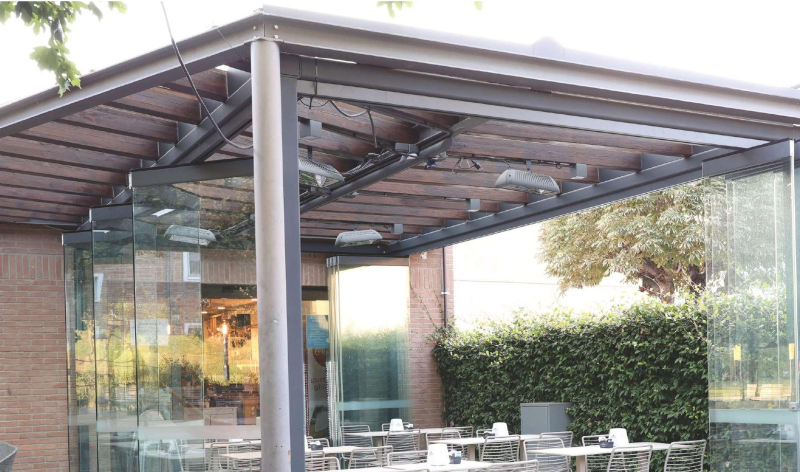
#> input picture assets/img/cataloghi/lead-1600.jpg, 1600 x 944 px, given in place of vetrate-cortile.png, which was not available (shown at 1/2 size)
$ python make_finals.py ../assets/img/cataloghi ../assets/img/cataloghi/lead-1781.jpg
#> lines starting #> are read from the running program, lines starting #| are printed output that depends on the picture
"""Crop masters + encode site finals (AVIF/WebP/JPEG at responsive widths).

usage: python make_finals.py <masters-dir> <img-root> [--verify-only]
Writes <img-root>/<area>/<name>-<w>.{avif,webp,jpg} plus a _finals-verify.png montage
of the cropped sources so framing can be checked before/after encoding.
"""
import sys
from pathlib import Path

import pillow_avif  # noqa: F401  (registers AVIF codec)
from PIL import Image, ImageDraw

# name -> (master, crop (l, t, r, b) relative or None)
CROPS = {
    "hero-cortile": ("vetrate-cortile", (0.00, 0.00, 0.775, 0.79)),
    "row-porte": ("porte-bianche", (0.03, 0.045, 0.97, 0.555)),
    "row-serramenti": ("pvc-camino", (0.02, 0.02, 0.98, 0.98)),
    "row-vetrate": ("vetrate-notte", (0.00, 0.00, 0.655, 0.84)),
    "row-pedana": ("pedana-flyer", (0.045, 0.165, 0.955, 0.60)),
    "row-pergole": ("vetrate-pergola", (0.00, 0.25, 0.615, 1.00)),
    "row-piscine": ("vetrate-piscina", (0.00, 0.00, 0.63, 0.80)),
    "essenze": ("materica-essenze", (0.00, 0.00, 0.50, 1.00)),
    "tramonto-wide": ("vetrate-tramonto", (0.00, 0.00, 0.60, 0.80)),
    "c-collezione-2025": ("collezione2025-ral", None),
    "c-porte-interni": ("porte-scena", None),
    "c-filomuro": ("filomuro-cover", None),
    "c-materica": ("materica-salotto", (0.03, 0.00, 0.58, 0.965)),
    "c-loft-lumina": ("loftlumina-cover", None),
    "c-rei": ("rei-cover", (0.00, 0.00, 1.00, 0.845)),
    "c-tagliafuoco": ("tagliafuoco-p6", (0.015, 0.115, 0.50, 0.52)),
    "c-pvc": ("pvc-cover", None),
    "c-vetrate": ("vetrate-tramonto", (0.03, 0.00, 0.55, 0.80)),
    "c-pedana": ("pedana-flyer", (0.28, 0.15, 0.72, 0.60)),
    "c-controtelai": ("controtelai-cover", None),
    "logo": ("pvc-cover", (0.10, 0.02, 0.60, 0.14)),
}

# name -> (area-dir, widths)
OUT = {
    "hero-cortile": ("home", [480, 960, 1600]),
    "essenze": ("home", [480, 960, 1600]),
    "tramonto-wide": ("home", [480, 960, 1600]),
    "row-porte": ("prodotti", [480, 960]),
    "row-serramenti": ("prodotti", [480, 960]),
    "row-vetrate": ("prodotti", [480, 960]),
    "row-pedana": ("prodotti", [480, 960]),
    "row-pergole": ("prodotti", [480, 960]),
    "row-piscine": ("prodotti", [480, 960]),
    "c-collezione-2025": ("cataloghi/covers", [480, 960]),
    "c-porte-interni": ("cataloghi/covers", [480, 960]),
    "c-filomuro": ("cataloghi/covers", [480, 960]),
    "c-materica": ("cataloghi/covers", [480, 960]),
    "c-loft-lumina": ("cataloghi/covers", [480, 960]),
    "c-rei": ("cataloghi/covers", [480, 960]),
    "c-tagliafuoco": ("cataloghi/covers", [480, 960]),
    "c-pvc": ("cataloghi/covers", [480, 960]),
    "c-vetrate": ("cataloghi/covers", [480, 960]),
    "c-pedana": ("cataloghi/covers", [480, 960]),
    "c-controtelai": ("cataloghi/covers", [480, 960]),
    "logo": ("", [600]),
}

def main(masters: Path, img_root: Path, verify_only: bool):
#> called with verify_only = False
    cropped = {}
    for name, (master, crop) in CROPS.items():
        im = Image.open(masters / f"{master}.png").convert("RGB")
#> im is the input picture: PIL image 1600x944 RGB; mean R, G, B 152.2, 149, 145
        if crop:
            l, t, r, b = crop
            im = im.crop((int(l * im.width), int(t * im.height), int(r * im.width), int(b * im.height)))
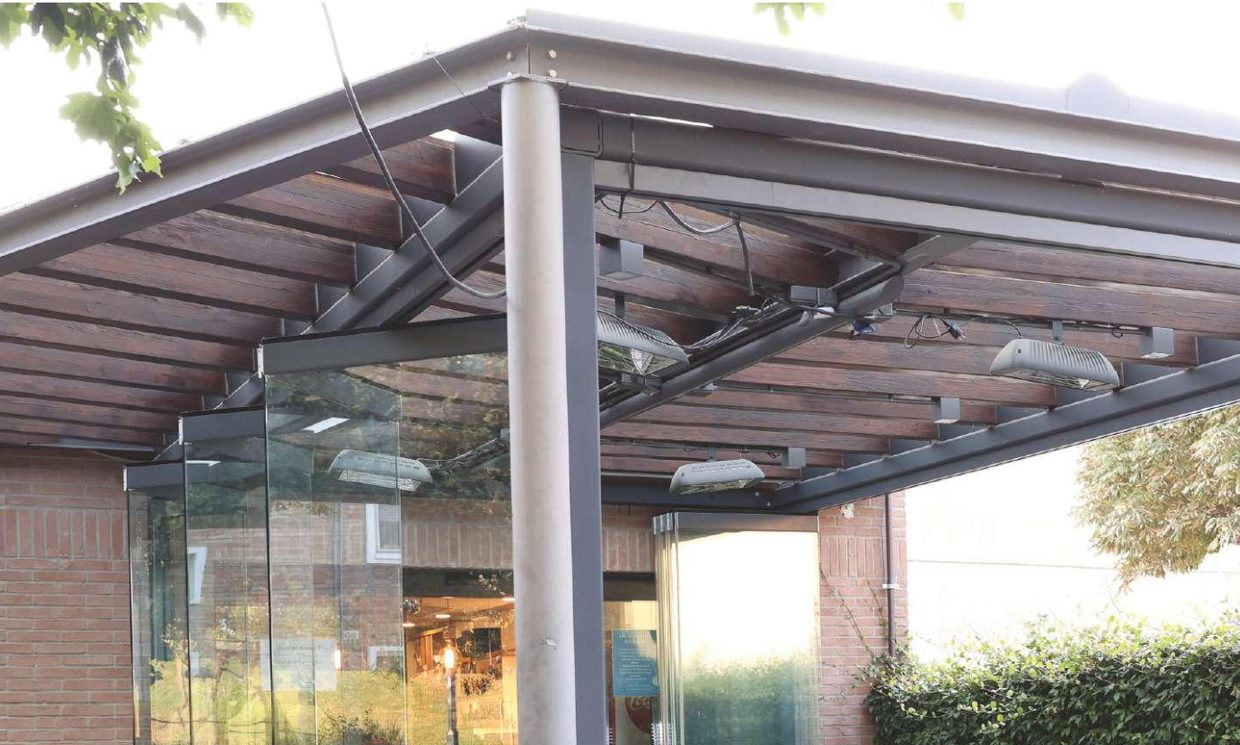
#> im: PIL image 1240x745 RGB; mean R, G, B 152.3, 146.5, 143.7
        cropped[name] = im
#> pass 2 of the loop in main, `for name, (master, crop) in CROPS.items():`:
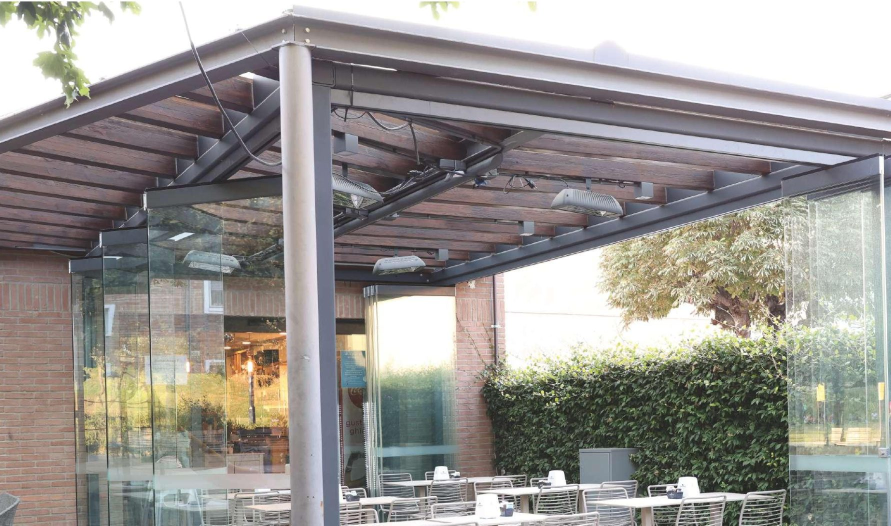
#> input picture assets/img/cataloghi/lead-1781.jpg, 1781 x 1051 px, given in place of porte-bianche.png, which was not available (shown at 1/2 size)
#> in main, im is the input picture: PIL image 1781x1051 RGB; mean R, G, B 152.2, 149, 145
#> in main, `im = im.crop((int(l * im.width), int(t * im.height), int(r * im.width)..`:
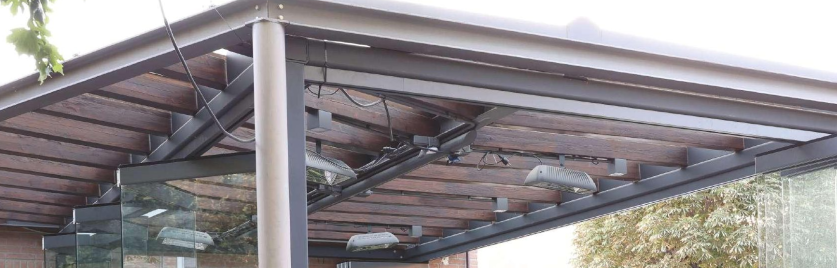
#> im: PIL image 1674x536 RGB (shown at 1/2 size); mean R, G, B 144.4, 139.5, 141.8

    # verification montage
    cols, tw, cap = 6, 300, 22
    scaled = [(n, im.resize((tw, int(im.height * tw / im.width)))) for n, im in cropped.items()]
    row_h = max(t.height for _, t in scaled) + cap
    rows = (len(scaled) + cols - 1) // cols
    canvas = Image.new("RGB", (cols * tw, rows * row_h), "white")
    d = ImageDraw.Draw(canvas)
    for i, (n, t) in enumerate(scaled):
        x, y = (i % cols) * tw, (i // cols) * row_h
        canvas.paste(t, (x, y))
        d.text((x + 4, y + t.height + 3), n, fill="red")
    canvas.save(masters / "_finals-verify.png")
    if verify_only:
        print("verify montage only")
        return

    total = 0
    for name, im in cropped.items():
        area, widths = OUT[name]
        out_dir = img_root / area if area else img_root
        out_dir.mkdir(parents=True, exist_ok=True)
        for w in widths:
            if w >= im.width:
                scaled_im = im
                w = im.width
            else:
                scaled_im = im.resize((w, int(im.height * w / im.width)), Image.LANCZOS)
            if name == "logo":
                scaled_im.save(out_dir / f"{name}-{w}.png")
                total += 1
                continue
            scaled_im.save(out_dir / f"{name}-{w}.avif", quality=62)
            scaled_im.save(out_dir / f"{name}-{w}.webp", quality=80, method=6)
            scaled_im.save(out_dir / f"{name}-{w}.jpg", quality=82, optimize=True, progressive=True)
            total += 3
        print(f"{name}: {im.width}x{im.height} -> {widths}")
    print(f"{total} files -> {img_root}")

if __name__ == "__main__":
#> (the run stopped early here; a loop or call above may not have finished)
